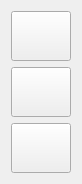
<?xml version="1.0" encoding="UTF-8"?>
<ui version="4.0">
 <class>DrawingToolSelector</class>
 <widget class="QWidget" name="DrawingToolSelector">
  <property name="geometry">
   <rect>
    <x>0</x>
    <y>0</y>
    <width>78</width>
    <height>180</height>
   </rect>
  </property>
  <property name="windowTitle">
   <string>Form</string>
  </property>
  <layout class="QVBoxLayout" name="verticalLayout">
   <item>
    <widget class="QPushButton" name="selectButton">
     <property name="sizePolicy">
      <sizepolicy hsizetype="Preferred" vsizetype="Preferred">
       <horstretch>0</horstretch>
       <verstretch>0</verstretch>
      </sizepolicy>
     </property>
     <property name="minimumSize">
      <size>
       <width>60</width>
       <height>50</height>
      </size>
     </property>
     <property name="text">
      <string/>
     </property>
     <property name="icon">
      <iconset resource="res.qrc">
       <normaloff>:/icons/icons/select_icon.png</normaloff>:/icons/icons/select_icon.png</iconset>
     </property>
     <property name="iconSize">
      <size>
       <width>40</width>
       <height>30</height>
      </size>
     </property>
     <property name="checkable">
      <bool>true</bool>
     </property>
     <property name="autoExclusive">
      <bool>true</bool>
     </property>
    </widget>
   </item>
   <item>
    <widget class="QPushButton" name="rectangleButton">
     <property name="sizePolicy">
      <sizepolicy hsizetype="Preferred" vsizetype="Preferred">
       <horstretch>0</horstretch>
       <verstretch>0</verstretch>
      </sizepolicy>
     </property>
     <property name="minimumSize">
      <size>
       <width>60</width>
       <height>50</height>
      </size>
     </property>
     <property name="text">
      <string/>
     </property>
     <property name="icon">
      <iconset resource="res.qrc">
       <normaloff>:/icons/icons/rectangle_icon.png</normaloff>:/icons/icons/rectangle_icon.png</iconset>
     </property>
     <property name="iconSize">
      <size>
       <width>40</width>
       <height>30</height>
      </size>
     </property>
     <property name="checkable">
      <bool>true</bool>
     </property>
     <property name="autoExclusive">
      <bool>true</bool>
     </property>
    </widget>
   </item>
   <item>
    <widget class="QPushButton" name="circleButton">
     <property name="sizePolicy">
      <sizepolicy hsizetype="Preferred" vsizetype="Preferred">
       <horstretch>0</horstretch>
       <verstretch>0</verstretch>
      </sizepolicy>
     </property>
     <property name="minimumSize">
      <size>
       <width>60</width>
       <height>50</height>
      </size>
     </property>
     <property name="text">
      <string/>
     </property>
     <property name="icon">
      <iconset resource="res.qrc">
       <normaloff>:/icons/icons/circle_icon.png</normaloff>:/icons/icons/circle_icon.png</iconset>
     </property>
     <property name="iconSize">
      <size>
       <width>40</width>
       <height>30</height>
      </size>
     </property>
     <property name="checkable">
      <bool>true</bool>
     </property>
     <property name="autoExclusive">
      <bool>true</bool>
     </property>
    </widget>
   </item>
  </layout>
 </widget>
 <resources>
  <include location="res.qrc"/>
 </resources>
 <connections/>
</ui>
